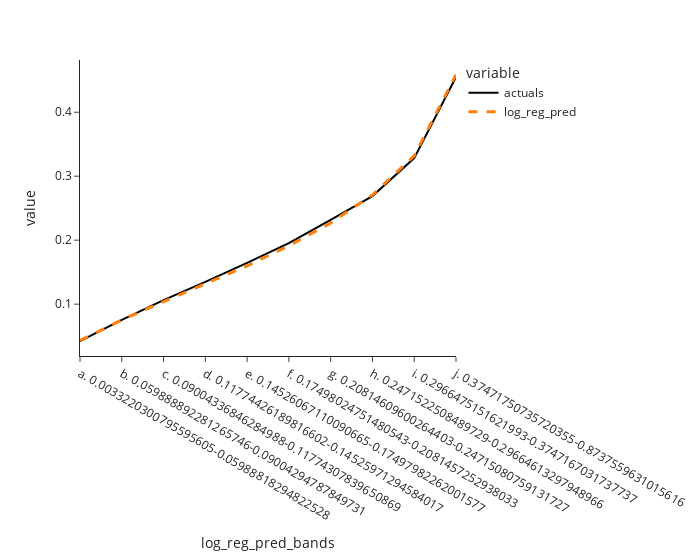

Write notebook code for a chart like this one.
### Code cell
group_cols = {"log_reg_pred" : 10}

data_chart = test_data_with_pred\
.transform(withMultipleQuantiles, group_cols)\
.transform(withGroupedActVsPred, group_cols, models_dict)\
.toPandas()\
.melt(id_vars=[f"{i}_bands" for i in group_cols.keys()])

fig = px.line(
    data_chart,
    x=[f"{i}_bands" for i in group_cols.keys()][0],
    y="value",
    color='variable',
    width=700,
    template='simple_white'
)
fig.update_traces(patch={'line':{'dash':'dash', 'width':3}})
fig.update_traces(patch={'line':{'dash':'solid', 'color':'black', 'width':2}}, selector={'name':'actuals'})
fig

### Figure 1 — Plotly figure (JSON) as saved in the notebook; plotly's stock layout.template omitted (floating-point values rounded to 4 significant figures)
{"data": [{"hovertemplate": "variable=actuals<br>log_reg_pred_bands=%{x}<br>value=%{y}<extra></extra>", "legendgroup": "actuals", "line": {"color": "black", "dash": "solid", "width": 2}, "marker": {"symbol": "circle"}, "mode": "lines", "name": "actuals", "orientation": "v", "showlegend": true, "type": "scatter", "x": ["a. 0.0033220300795595605-0.05988818294822528", "b. 0.059888892281265746-0.09004294787849731", "c. 0.09004336846284988-0.11774307839650869", "d. 0.11774426189816602-0.14525971294584017", "e. 0.14526067110090665-0.17497982262001577", "f. 0.17498024751480543-0.2081457252938033", "g. 0.20814609600264403-0.24715080759131727", "h. 0.2471522508489729-0.29664613297948966", "i. 0.2966475151621993-0.3747167031737737", "j. 0.37471750735720355-0.8737559631015616"], "xaxis": "x", "y": [0.0421, 0.07555, 0.1064, 0.1348, 0.1646, 0.1954, 0.2319, 0.2689, 0.3283, 0.4551], "yaxis": "y"}, {"hovertemplate": "variable=log_reg_pred<br>log_reg_pred_bands=%{x}<br>value=%{y}<extra></extra>", "legendgroup": "log_reg_pred", "line": {"color": "#FF7F0E", "dash": "dash", "width": 3}, "marker": {"symbol": "circle"}, "mode": "lines", "name": "log_reg_pred", "orientation": "v", "showlegend": true, "type": "scatter", "x": ["a. 0.0033220300795595605-0.05988818294822528", "b. 0.059888892281265746-0.09004294787849731", "c. 0.09004336846284988-0.11774307839650869", "d. 0.11774426189816602-0.14525971294584017", "e. 0.14526067110090665-0.17497982262001577", "f. 0.17498024751480543-0.2081457252938033", "g. 0.20814609600264403-0.24715080759131727", "h. 0.2471522508489729-0.29664613297948966", "i. 0.2966475151621993-0.3747167031737737", "j. 0.37471750735720355-0.8737559631015616"], "xaxis": "x", "y": [0.04324, 0.07533, 0.1041, 0.1314, 0.1598, 0.1912, 0.2269, 0.2706, 0.3319, 0.4585], "yaxis": "y"}], "layout": {"legend": {"title": {"text": "variable"}, "tracegroupgap": 0}, "margin": {"t": 60}, "width": 700, "xaxis": {"anchor": "y", "domain": [0, 1], "title": {"text": "log_reg_pred_bands"}}, "yaxis": {"anchor": "x", "domain": [0, 1], "title": {"text": "value"}}}}
